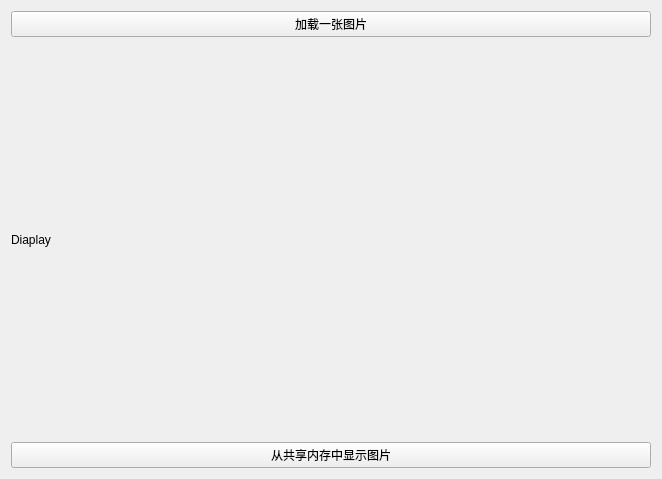
<?xml version="1.0" encoding="UTF-8"?>
<ui version="4.0">
 <class>Widget</class>
 <widget class="QWidget" name="Widget">
  <property name="geometry">
   <rect>
    <x>0</x>
    <y>0</y>
    <width>662</width>
    <height>479</height>
   </rect>
  </property>
  <property name="windowTitle">
   <string>Widget</string>
  </property>
  <layout class="QVBoxLayout" name="verticalLayout_2">
   <item>
    <layout class="QVBoxLayout" name="verticalLayout">
     <item>
      <widget class="QPushButton" name="loadBtn">
       <property name="text">
        <string>加载一张图片</string>
       </property>
      </widget>
     </item>
     <item>
      <widget class="QLabel" name="displayLabel">
       <property name="text">
        <string>Diaplay</string>
       </property>
      </widget>
     </item>
     <item>
      <widget class="QPushButton" name="displayBtn">
       <property name="text">
        <string>从共享内存中显示图片</string>
       </property>
      </widget>
     </item>
    </layout>
   </item>
  </layout>
 </widget>
 <layoutdefault spacing="6" margin="11"/>
 <resources/>
 <connections/>
</ui>
